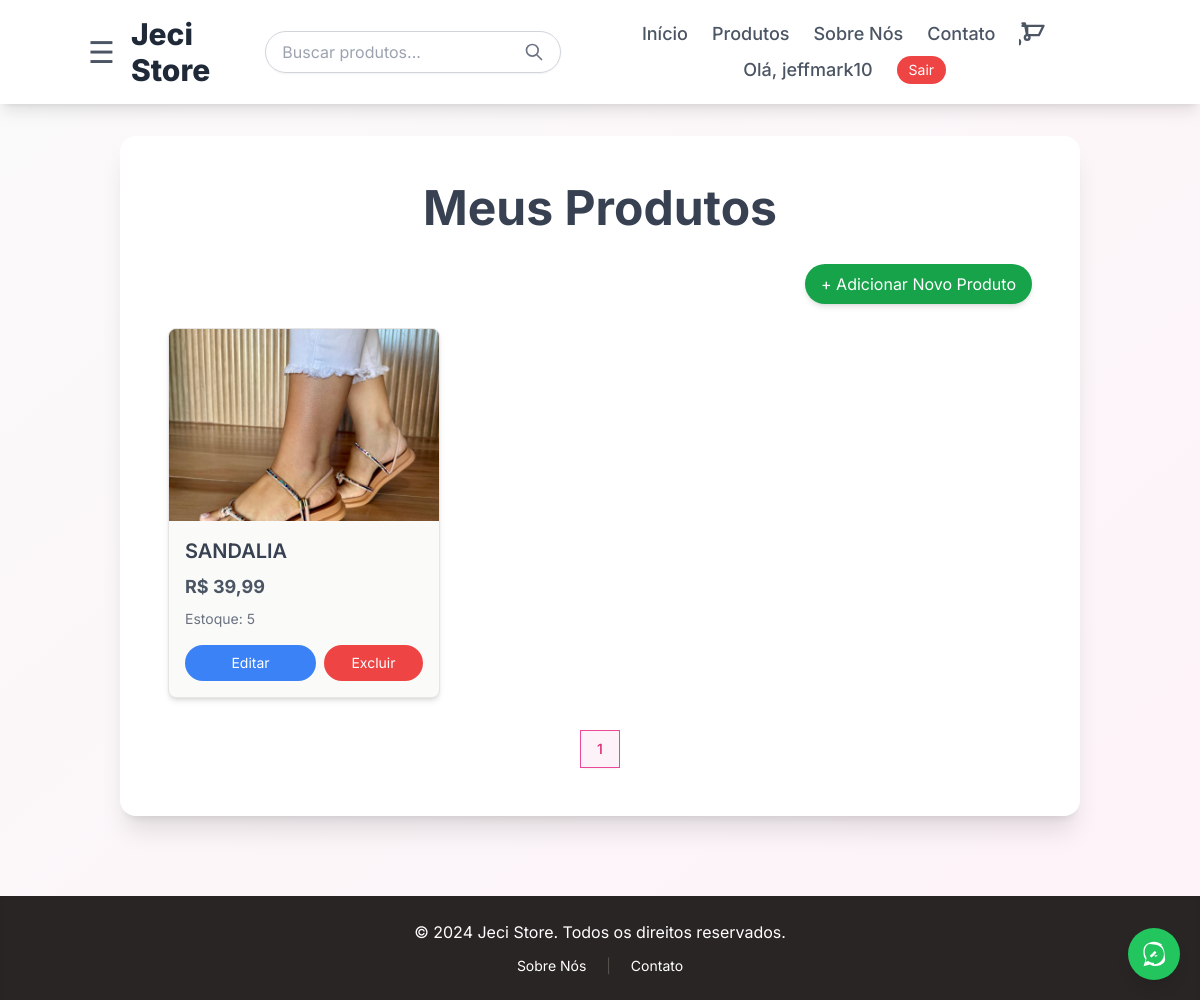
The page /store/vendedor/meus-produtos/ (signed in) on the database its author committed.
### store/models.py (models this page shows, shortened)
class Product(models.Model):
    name = models.CharField(max_length=200, verbose_name="Nome do Produto")
    description = models.TextField(verbose_name="Descrição")
    price = models.DecimalField(max_digits=10, decimal_places=2, verbose_name="Preço")
    image = models.ImageField(
        upload_to='products/',
        blank=True,
        null=True,
        verbose_name="Imagem do Produto"
    )
    category = models.ForeignKey(
        Category,
        on_delete=models.SET_NULL,
        null=True,
        blank=True,
        related_name='products', # Permite acessar produtos de uma categoria.
        verbose_name="Categoria"
    )
    seller = models.ForeignKey(
        User,
        on_delete=models.SET_NULL,
        null=True,
        blank=True,
        related_name='products_listed', # Permite acessar os produtos listados por um usuário.
        verbose_name="Vendedor"
    )
    stock = models.PositiveIntegerField(default=0, verbose_name="Estoque")
    tracking_code = models.CharField(
        max_length=50,
        blank=True,
        null=True,
        unique=True, # Garante que cada código de rastreamento seja único
        verbose_name="Código de Rastreamento"
    )
    is_featured = models.BooleanField(default=False, verbose_name="Destaque na Home")
    created_at = models.DateTimeField(auto_now_add=True, verbose_name="Criado Em")
    updated_at = models.DateTimeField(auto_now=True, verbose_name="Atualizado Em")
    class Meta:
        verbose_name_plural = "Produtos"
        ordering = ['name']

### store/views.py (the view)
    def wrap(request, *args, **kwargs):
        if not request.user.is_authenticated:
            messages.error(request, "Você precisa estar logado para acessar esta área.")
            return redirect('login') # Redireciona para a página de login
        profile = request.user.profile
        if not profile.is_seller:
            messages.warning(request, "Você não tem permissão para acessar esta área. Contate a administração se deseja se tornar um vendedor.")
            return redirect('store:user_profile') # Redireciona para o perfil se não for vendedor
        return function(request, *args, **kwargs)

### store/context_processors.py (called while the page is built, shortened)
def cart_items_count(request):
    cart_count = 0
    if request.user.is_authenticated:
        if hasattr(request.user, 'cart'):
            cart_count = request.user.cart.items.count()
    return {'cart_items_count': cart_count}

### store/views.py (called while the page is built)
def get_categories_tree():
    root_categories = Category.objects.filter(parent__isnull=True).prefetch_related('children')
    return root_categories

def seller_required(function):
    def wrap(request, *args, **kwargs):
        if not request.user.is_authenticated:
            messages.error(request, "Você precisa estar logado para acessar esta área.")
            return redirect('login') # Redireciona para a página de login
        profile = request.user.profile
        if not profile.is_seller:
            messages.warning(request, "Você não tem permissão para acessar esta área. Contate a administração se deseja se tornar um vendedor.")
            return redirect('store:user_profile') # Redireciona para o perfil se não for vendedor
        return function(request, *args, **kwargs)
    return wrap

@seller_required # Protege a view
def my_products_view(request):
    categories = get_categories_tree()
    products = Product.objects.filter(seller=request.user).order_by('-created_at')
    paginator = Paginator(products, 10)
    page_number = request.GET.get('page')
    try:
        products = paginator.page(page_number)
    except PageNotAnInteger:
        products = paginator.page(1)
    except EmptyPage:
        products = paginator.page(paginator.num_pages)
    context = {
        'page_title': 'Meus Produtos',
        'products': products,
        'categories': categories,
    }
    return render(request, 'store/seller/seller_my_products.html', context)

### templates/store/seller/seller_my_products.html (shortened to what this page needs)
{% extends 'base.html' %}
{% block content %}
    <div class="bg-white rounded-2xl shadow-xl p-8 lg:p-12 animate-fade-in">
        <h1 class="text-4xl lg:text-5xl font-bold text-gray-700 mb-8 text-center leading-tight">Meus Produtos</h1>
        <div class="flex justify-end mb-6">
            <a href="{% url 'store:add_product' %}" class="bg-green-600 text-white py-2 px-4 rounded-full hover:bg-green-700 transition duration-300 shadow-md">
                + Adicionar Novo Produto
            </a>
        </div>
        {% if products %}
            <div class="grid grid-cols-1 md:grid-cols-2 lg:grid-cols-3 gap-6">
                {% for product in products %}
                    <div class="bg-stone-50 rounded-lg shadow-md overflow-hidden border border-stone-200">
                        <img src="{{ product.image.url|default:'https://placehold.co/400x300/cccccc/ffffff?text=Sem+Imagem' }}" alt="{{ product.name }}" class="w-full h-48 object-cover">
                        <div class="p-4">
                            <h2 class="text-xl font-semibold text-gray-700 mb-2">{{ product.name }}</h2>
                            <p class="text-gray-600 text-lg font-bold mb-2">R$ {{ product.price|floatformat:2 }}</p>
                            <p class="text-sm text-gray-500 mb-4">Estoque: {{ product.stock }}</p>
                            <div class="flex flex-col sm:flex-row gap-2">
                                <a href="{% url 'store:edit_product' pk=product.pk %}" class="flex-1 bg-blue-500 text-white py-2 px-4 rounded-full text-center hover:bg-blue-600 transition duration-200 text-sm">
                                    Editar
                                </a>
                                <form action="{% url 'store:delete_product' pk=product.pk %}" method="post" class="flex-1">
                                    <button type="submit" onclick="return confirm('Tem certeza que deseja excluir este produto?')" class="w-full bg-red-500 text-white py-2 px-4 rounded-full hover:bg-red-600 transition duration-200 text-sm">
                                        Excluir
                                    </button>
                                </form>
                            </div>
                        </div>
                    </div>
                {% endfor %}
            </div>
            <div class="flex justify-center mt-8">
                <nav class="relative z-0 inline-flex rounded-md shadow-sm -space-x-px" aria-label="Pagination">
                    {% for i in products.paginator.page_range %}
                        <a href="?page={{ i }}" class="{% if products.number == i %}z-10 bg-pink-50 border-pink-500 text-pink-600{% else %}bg-white border-gray-300 text-gray-700 hover:bg-gray-50{% endif %} relative inline-flex items-center px-4 py-2 border text-sm font-medium">
                            {{ i }}
                        </a>
                    {% endfor %}
                </nav>
            </div>
        {% else %}
            <p class="text-center text-gray-600 py-8 text-xl">Você ainda não adicionou nenhum produto.</p>
        {% endif %}
    </div>
{% endblock %}

### templates/base.html (shortened to what this page needs)
<!DOCTYPE html>
<html lang="pt-br">
<head>
    <script src="https://cdn.tailwindcss.com"></script>
</head>
<body class="bg-gradient-to-br from-stone-50 to-pink-50 flex flex-col min-h-screen text-gray-700">
    <div id="main-content-wrapper" class="flex flex-col min-h-screen transition-all duration-500 ease-in-out">
        <header class="bg-white shadow-lg p-4 sticky top-0 z-50">
            <nav class="container mx-auto flex flex-col sm:flex-row justify-between items-center">
                <div class="flex items-center mb-2 sm:mb-0">
                    <span class="text-gray-600 text-3xl cursor-pointer mr-4" onclick="openNav()">&#9776;</span>
                    <a href="{% url 'home' %}" class="text-3xl font-extrabold text-gray-800">Jeci Store</a>
                </div>
                <div class="hidden md:block flex-grow mx-4">
                    <form action="{% url 'store:product_list' %}" method="GET" class="flex items-center border border-gray-300 rounded-full px-4 py-2 shadow-sm focus-within:ring-2 focus-within:ring-pink-500">
                        <input type="text" name="q" placeholder="Buscar produtos..." class="flex-grow outline-none bg-transparent text-gray-700" value="{{ request.GET.q|default:'' }}">
                        <button type="submit" class="text-gray-500 hover:text-pink-600 ml-2">
                            <svg xmlns="http://www.w3.org/2000/svg" class="h-5 w-5" fill="none" viewBox="0 0 24 24" stroke="currentColor" stroke-width="2">
                                <path stroke-linecap="round" stroke-linejoin="round" d="M21 21l-6-6m2-5a7 7 0 11-14 0 7 7 0 0114 0z" />
                            </svg>
                        </button>
                    </form>
                </div>
                <div class="flex flex-wrap justify-center gap-x-6 gap-y-2 text-lg items-center">
                    <a href="{% url 'home' %}" class="text-gray-600 hover:text-pink-600 font-medium transition duration-200">Início</a>
                    <a href="{% url 'store:product_list' %}" class="text-gray-600 hover:text-pink-600 font-medium transition duration-200">Produtos</a>
                    <a href="{% url 'store:about' %}" class="text-gray-600 hover:text-pink-600 font-medium transition duration-200">Sobre Nós</a>
                    <a href="{% url 'store:contact' %}" class="text-gray-600 hover:text-pink-600 font-medium transition duration-200">Contato</a>
                    <a href="{% url 'store:view_cart' %}" class="relative text-gray-600 hover:text-pink-600 transition duration-200">
                        <svg xmlns="http://www.w3.org/2000/svg" class="h-7 w-7" fill="none" viewBox="0 0 24 24" stroke="currentColor" stroke-width="2">
                            <path stroke-linecap="round" stroke-linejoin="round" d="M3 3h2l.4 2M7 13h10l4-8H5.4M7 13L5.4 5H3m4 8V5m0 8a2 2 0 100 4m0-4a2 2 0 110 4m-8 0a2 2 0 100 4m0-4a2 2 0 110 4" />
                        </svg>
                    </a>
                    {% if user.is_authenticated %}
                        <a href="{% url 'store:user_profile' %}" class="text-gray-600 hover:text-pink-600 font-medium transition duration-200">Olá, {{ user.username }}</a>
                        <a href="{% url 'logout' %}" class="bg-red-500 text-white py-1 px-3 rounded-full text-sm hover:bg-red-600 transition duration-200">Sair</a>
                    {% else %}
                        <a href="{% url 'login' %}" class="text-gray-600 hover:text-pink-600 font-medium transition duration-200">Entrar</a>
                        <a href="{% url 'store:signup' %}" class="bg-pink-600 text-white py-1 px-3 rounded-full text-sm hover:bg-pink-700 transition duration-200">Registrar</a>
                    {% endif %}
                </div>
            </nav>
        </header>
        <main class="flex-grow container mx-auto p-4 md:p-8">
            {% block content %}{% endblock %}
        </main>
        <footer class="bg-stone-800 text-white p-6 mt-12 shadow-inner">
            <div class="container mx-auto text-center">
                <p class="text-sm md:text-base">&copy; 2024 Jeci Store. Todos os direitos reservados.</p>
                <div class="mt-3 text-xs md:text-sm space-x-4">
                    <a href="{% url 'store:about' %}" class="hover:text-pink-300 transition duration-200">Sobre Nós</a>
                    <span class="text-stone-600">|</span>
                    <a href="{% url 'store:contact' %}" class="hover:text-pink-300 transition duration-200">Contato</a>
                </div>
            </div>
        </footer>
    </div>
    <a href="https://wa.me/5511999999999?text=Olá,%20gostaria%20de%20saber%20mais%20sobre%20a%20Jeci%20Store!"
       target="_blank"
       class="fixed bottom-5 right-5 z-50 bg-green-500 text-white p-3 rounded-full shadow-lg flex items-center justify-center transition duration-300 transform hover:scale-110 hover:bg-green-600">
    </a>
</body>
</html>

### templates/base.html (style rules this page uses)
body { font-family: 'Inter', sans-serif; }
.animate-fade-in { animation: fadeIn 0.6s ease-out forwards; }

### rows shown on the page
Product: image (picture), name "SANDALIA", price "39,99", stock "5"

### other values the page prints
{{ user.username }} "jeffmark10"
{{ i }} "1"
